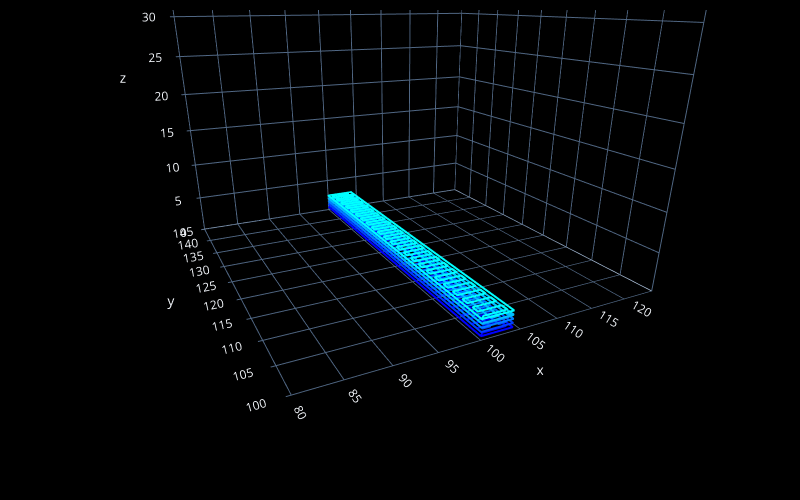
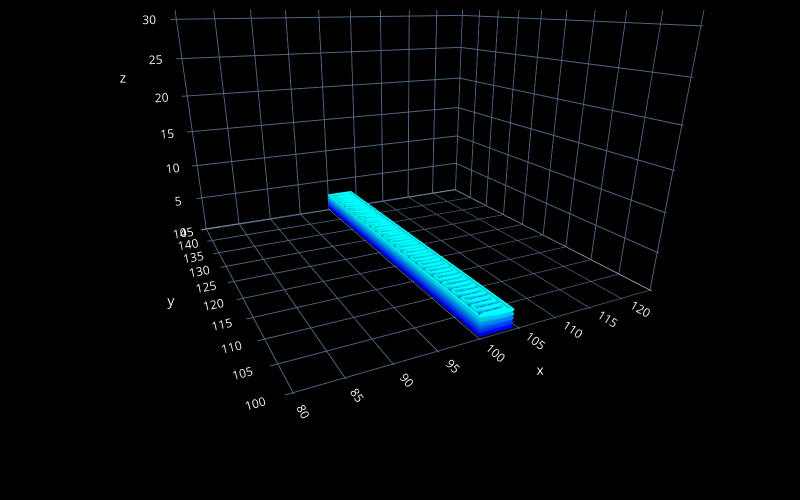

Notebook source saved alongside these figures, in order:
### Code cell
# preview the design

fc.transform(steps, 'plot', fc.PlotControls(style='line', zoom=0.7))
# hover the cursor over the lines in the plot to check xyz positions of the points in the design

# uncomment the next line to create a plot with real heights/widths for extruded lines to preview the real 3D printed geometry
fc.transform(steps, 'plot', fc.PlotControls(style='tube', zoom=0.7, initialization_data={'extrusion_width': EW, 'extrusion_height': EH}))

# uncomment the next line to create a neat preview (click the top-left button in the plot for a .png file) - post and tag @FullControlXYZ :)
# fc.transform(steps, 'plot', fc.PlotControls(neat_for_publishing=True, zoom=0.5, initialization_data={'extrusion_width': EW, 'extrusion_height': EH}))

### Figure 1 — Plotly figure (JSON) as saved in the notebook; plotly's stock layout.template omitted (floating-point values rounded to 4 significant figures; data arrays with more than 128 entries replaced by an {"elided": "..."} marker saying what was removed)
{"data": [{"line": {"color": {"elided": "311 str values"}, "width": 4}, "mode": "lines", "showlegend": false, "type": "scatter3d", "x": {"elided": "311 float values"}, "y": {"elided": "311 float values"}, "z": {"elided": "311 float values"}}, {"marker": {"color": "red", "size": 2}, "mode": "markers", "showlegend": false, "type": "scatter3d", "x": [], "y": [], "z": []}], "layout": {"height": 500, "margin": {"b": 10, "l": 10, "pad": 4, "r": 10, "t": 10}, "paper_bgcolor": "black", "scene": {"aspectmode": "cube", "camera": {"center": {"x": 0, "y": 0, "z": -0.4778}, "eye": {"x": -0.7143, "y": -1.429, "z": 0.2143}}, "xaxis": {"backgroundcolor": "black", "nticks": 10, "range": [79.5, 124.5]}, "yaxis": {"backgroundcolor": "black", "nticks": 10, "range": [100.0, 145.0]}, "zaxis": {"backgroundcolor": "black", "nticks": 10, "range": [0, 45.0]}}, "width": 800}}

### Figure 2 — Plotly figure (JSON) as saved in the notebook; plotly's stock layout.template omitted (floating-point values rounded to 4 significant figures; data arrays with more than 128 entries replaced by an {"elided": "..."} marker saying what was removed)
{"data": [{"i": {"elided": "4880 int values"}, "j": {"elided": "4880 int values"}, "k": {"elided": "4880 int values"}, "type": "mesh3d", "vertexcolor": {"elided": "2444 str values"}, "x": {"elided": "2444 float values"}, "y": {"elided": "2444 float values"}, "z": {"elided": "2444 float values"}}, {"marker": {"color": "red", "size": 2}, "mode": "markers", "showlegend": false, "type": "scatter3d", "x": [], "y": [], "z": []}], "layout": {"height": 500, "margin": {"b": 10, "l": 10, "pad": 4, "r": 10, "t": 10}, "paper_bgcolor": "black", "scene": {"aspectmode": "cube", "camera": {"center": {"x": 0, "y": 0, "z": -0.478}, "eye": {"x": -0.7143, "y": -1.429, "z": 0.2143}}, "xaxis": {"backgroundcolor": "black", "nticks": 10, "range": [79.25, 124.8]}, "yaxis": {"backgroundcolor": "black", "nticks": 10, "range": [99.75, 145.3]}, "zaxis": {"backgroundcolor": "black", "nticks": 10, "range": [0, 45.5]}}, "width": 800}}
